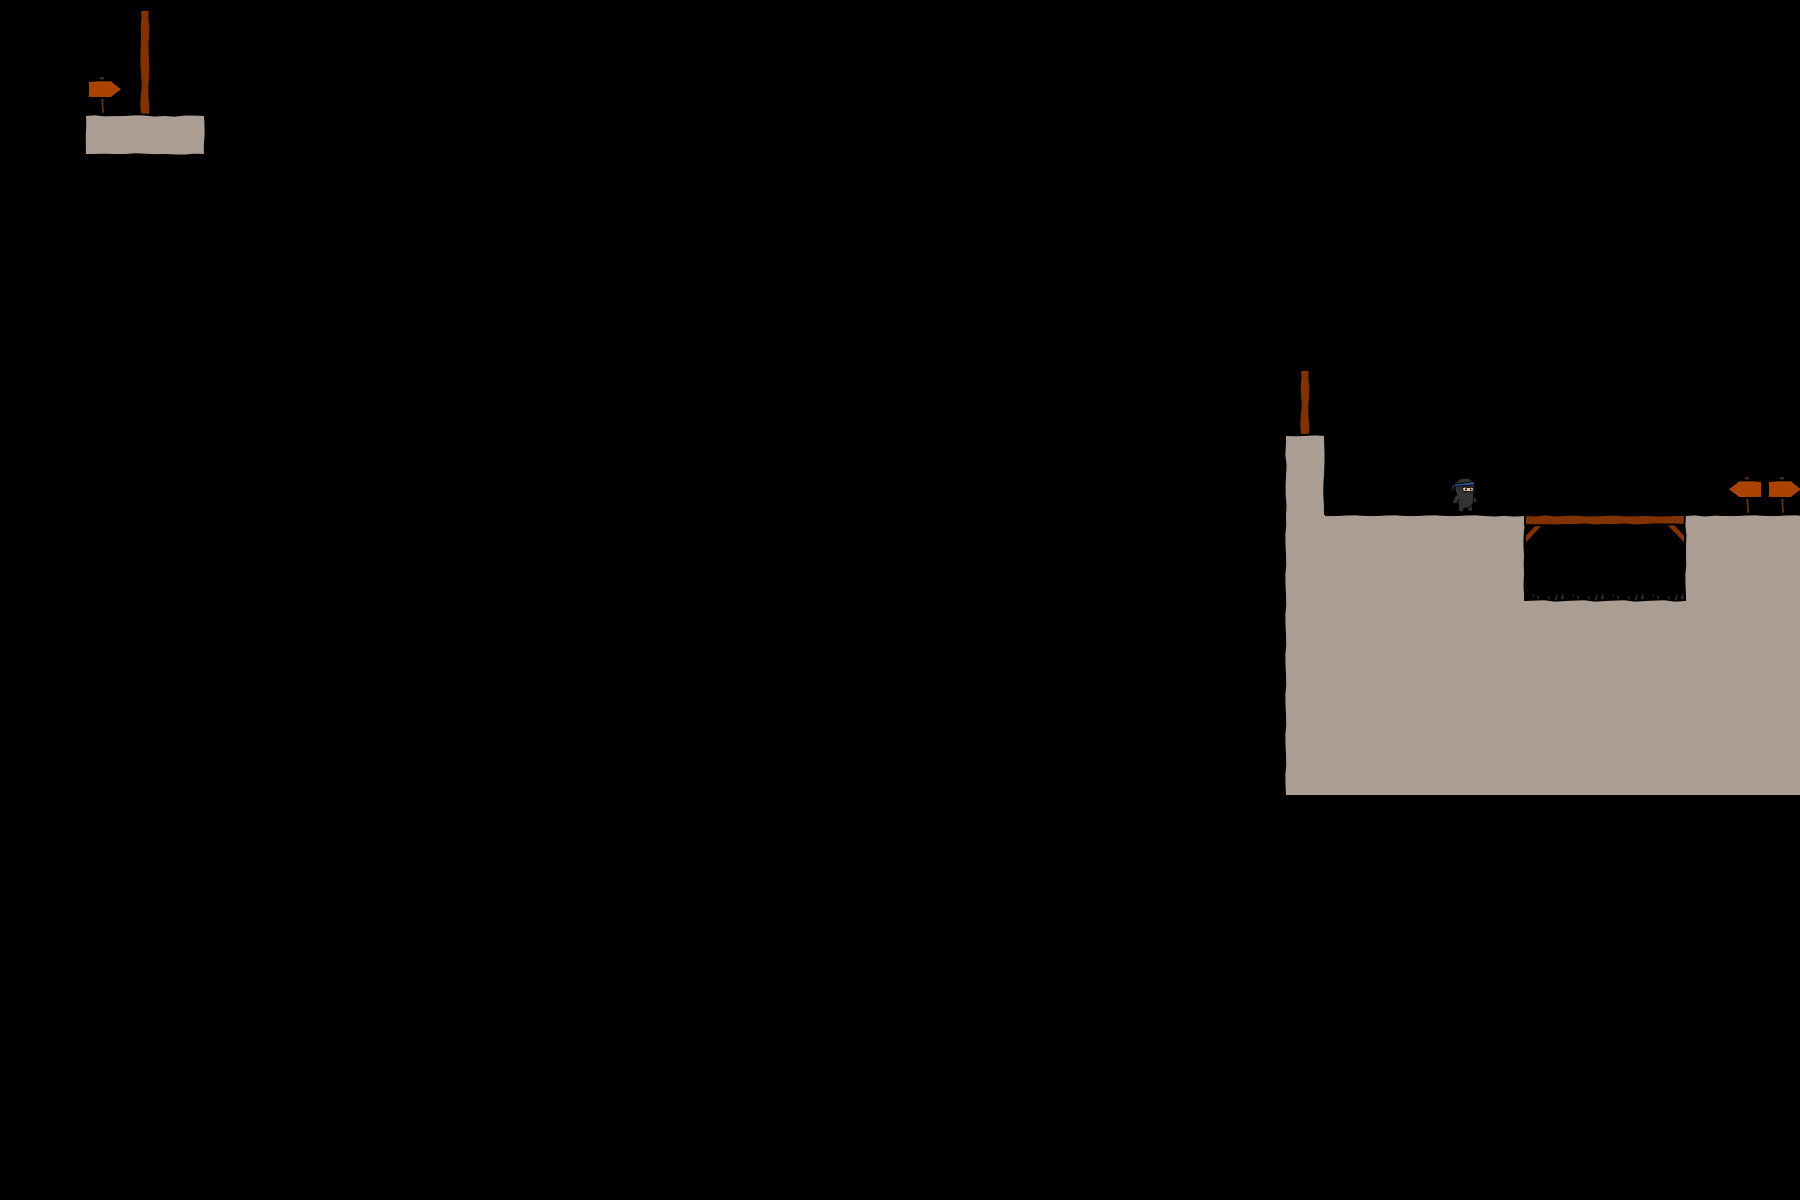

A level layout from a 2D game, rendered from its tile map. Below: a short description, then the map file with tile-grid data replaced by summaries:
An orthogonal 45x30 tile map with 40x40 px tiles, 3 tile layers (bg, objects, fg), 2 tilesets.

<map version="1.0" orientation="orthogonal" width="45" height="30" tilewidth="40" tileheight="40">
 <tileset firstgid="1" name="world1" tilewidth="50" tileheight="50">
  <image source="world1.png" width="400" height="400" />
 </tileset>
 <tileset firstgid="65" name="objectpalette" tilewidth="50" tileheight="50">
  <image source="objectpalette.png" width="400" height="400" />
 </tileset>
 <layer name="bg" width="77" height="20">
  <data>[1540 cells, 240 non-empty, 19 distinct tile ids]</data>
 </layer>
 <layer name="objects" width="77" height="20">
  <data>[1540 cells, 47 non-empty, 4 distinct tile ids]</data>
 </layer>
 <layer name="fg" width="77" height="20">
  <data>[1540 cells, 0 non-empty, 0 distinct tile ids]</data>
 </layer>
</map>
